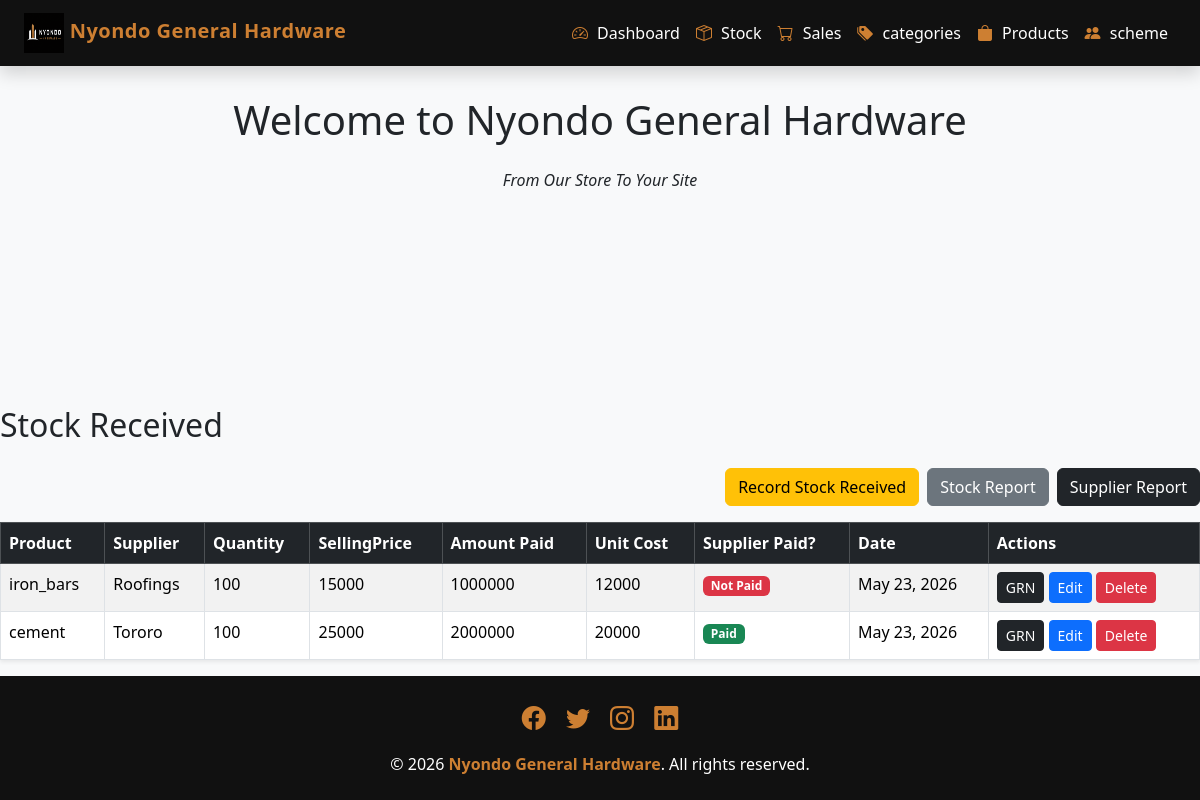
The page / on the database its author committed.
### stockapp/models.py (models this page shows, shortened)
class Stock(models.Model):
    product = models.ForeignKey(Product, on_delete=models.CASCADE)
    supplier = models.CharField(max_length=100)
    quantity = models.IntegerField( default=0)
    unit_cost = models.IntegerField( default=0)
    amount_paid = models.IntegerField( default=0)
    selling_price = models.IntegerField(default=0)
    date = models.DateField(auto_now_add=True)
    is_paid = models.BooleanField(default=True)

### salesapp/models.py (models this page shows)
class Product(models.Model):
    category_name = models.ForeignKey(Category, on_delete=models.CASCADE)
    product_name = models.CharField(max_length=100)
    unit_price = models.DecimalField(max_digits=100, decimal_places=2, default=0)
    selling_price = models.DecimalField(max_digits=100, decimal_places=2, default=0)
    description = models.TextField(blank=True)
    def __str__(self):
        return self.product_name

### stockapp/views.py (the view)
# urls.py: path('', views.stock_list, name='stock_list'),
def stock_list(request):
    receipts = Stock.objects.all().order_by("-date")
    return render(request, 'stock_list.html', {'receipts': receipts})

### stockapp/templates/stock_list.html
{% extends 'base.html' %}
{% block content %}
<div class="d-flex justify-content-between align-items-center mb-3 ">
    <h2>Stock Received</h2>
</div>
<div class="d-flex justify-content-end gap-2 mb-3">
            <a href="{% url 'create_receipt' %}" class="btn btn-warning">Record Stock Received</a>
            <a href="{% url 'stock_report' %}" class="btn btn-secondary">Stock Report</a>
            <a href = "{%url 'supplier_report' %}" class="btn btn-dark">Supplier Report</a>
        </div>
<table class="table table-bordered table-striped shadow-sm">
    <thead class="table-dark">
        <tr>
            <th>Product</th>
            <th>Supplier</th>
            <th>Quantity</th>
            <th>SellingPrice</th>
            <th>Amount Paid</th>
            <th>Unit Cost</th>
            <th> Supplier Paid?</th>
            <th>Date</th>
            <th>Actions</th>
        </tr>
    </thead>
    <tbody>
        {% for receipt in receipts %}
        <tr>
            <td>{{ receipt.product}}</td>
            <td>{{ receipt.supplier}}</td>
            <td>{{ receipt.quantity }}</td>
            <td>{{ receipt.unit_cost }}</td>
            <td>{{ receipt.amount_paid }}</td>
            <td>{{ receipt.selling_price }}</td>
            <td>
                {% if receipt.is_paid %}
                    <span class="badge bg-success">Paid</span>
                {% else %}
                    <span class="badge bg-danger">Not Paid</span>
                {% endif %}
            </td>
            <td>{{ receipt.date }}</td>
            <td>
                <a href="{% url 'goods_received_note' receipt.id %}" class="btn btn-dark btn-sm">GRN</a>
                <a href="{% url 'stock_edit' receipt.id %}" class="btn btn-primary btn-sm">Edit</a>
                <a href="{% url 'delete_receipt' receipt.id %}" class="btn btn-danger btn-sm">Delete</a>
            </td>
        </tr>
        {% empty %}
        <tr>
            <td colspan="8" class="text-center">No stock receipts found.</td>
        </tr>
        {% endfor %}
    </tbody>
</table>
{% endblock %}

### salesapp/templates/base.html (style rules this page uses)
:root { --black: #111111; --bronze: #cd7f32; --white: #ffffff; --light-bg: #f8f9fa; }
body { background-color: var(--light-bg); min-height: 100vh; display: flex; flex-direction: column; }

### rows shown on the page
Stock: product "iron_bars", supplier "Roofings", quantity "100", unit_cost "15000", amount_paid "1000000", selling_price "12000", is_paid "Not Paid", date "May 23, 2026"
Stock: product "cement", supplier "Tororo", quantity "100", unit_cost "25000", amount_paid "2000000", selling_price "20000", is_paid "Paid", date "May 23, 2026"
